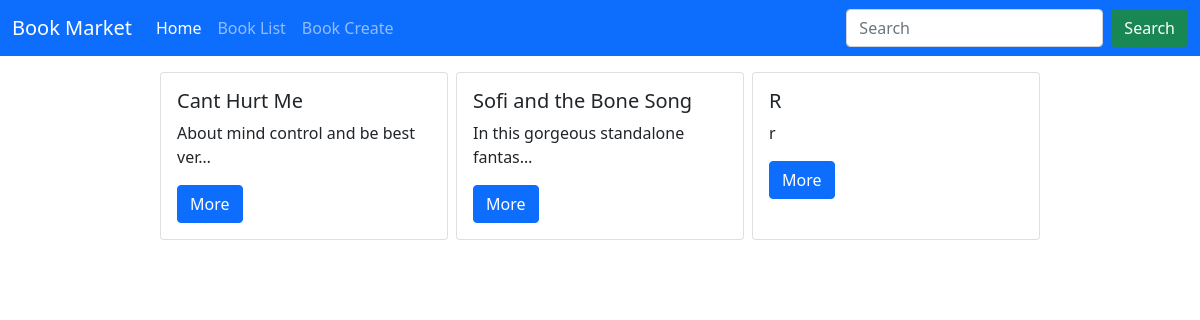
The page /books/ on the database as committed earlier.
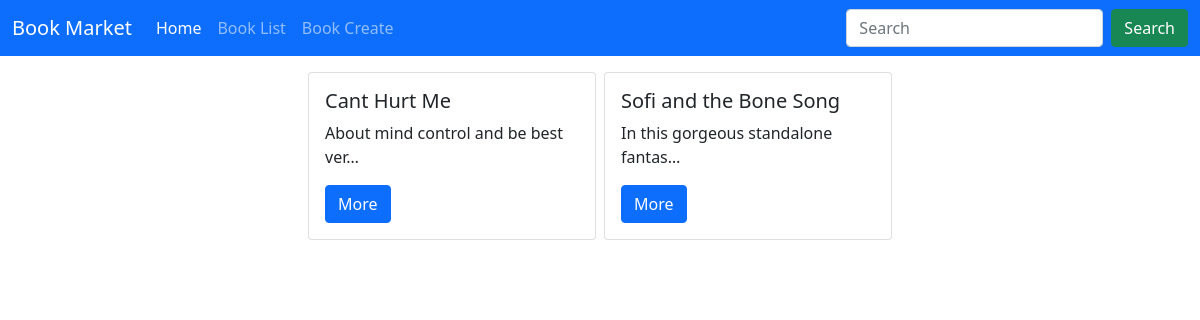
The same page on the database as committed later.
### books/models.py (models this page shows, shortened)
class Book(models.Model):
    title = models.CharField(max_length=200)
    author = models.CharField(max_length=200)
    description = models.TextField()
    price = models.DecimalField(max_digits=5, decimal_places=2)
    cover = models.ImageField(upload_to='covers/', blank=True)
    def get_absolute_url(self):
        return reverse("book_detail", args={self.id})

### books/views.py (the view)
# urls.py: path('', BookListView.as_view(), name='book_list'),
class BookListView(generic.ListView):
    model = Book
    template_name = 'book_list.html'
    context_object_name = 'books'

### books/templates/book_list.html (shortened to what this page needs)
{% extends "_base.html" %}
{% block content %}
<div class="d-flex justify-content-center mt-3">
    {% for book in books %}
        <div class="card mx-1" style="width: 18rem;">
            <div class="card-body">
                <h5 class="card-title">{{ book.title|capfirst }}</h5>
                <p class="card-text">{{ book.description|truncatechars:35 }}</p>
                <a href="{{ book.get_absolute_url }}" class="btn btn-primary">More</a>
            </div>
        </div>
    {% endfor %}
</div>
{% endblock content %}

### templates/_base.html (shortened to what this page needs)
<!DOCTYPE html>
<html lang="en">
<head>
    <link href="https://cdn.jsdelivr.net/npm/bootstrap@5.1.3/dist/css/bootstrap.min.css" rel="stylesheet">
</head>
<body>
    <nav class="navbar navbar-expand-lg bg-primary navbar-dark">
        <div class="container-fluid">
          <div class="collapse navbar-collapse" id="navbarTogglerDemo01">
            <a class="navbar-brand" href="{% url "home" %}">Book Market</a>
            <ul class="navbar-nav me-auto mb-2 mb-lg-0">
              <li class="nav-item">
                <a class="nav-link active" aria-current="page" href="{% url "home" %}">Home</a>
              </li>
              <li class="nav-item">
                <a class="nav-link" href="{% url "book_list" %}">Book List</a>
              </li>
              <li class="nav-item">
                <a class="nav-link" href="{% url "book_create" %}">Book Create</a>
              </li>
            </ul>
            <form class="d-flex">
              <input class="form-control me-2" type="search" placeholder="Search" aria-label="Search">
              <button class="btn btn-success" type="submit">Search</button>
            </form>
          </div>
        </div>
      </nav>
    {% block content %}
    {% endblock content %}
</body>
</html>

Rows that differ between the two databases and show on the page:
removed Book: title "R", description "r"
